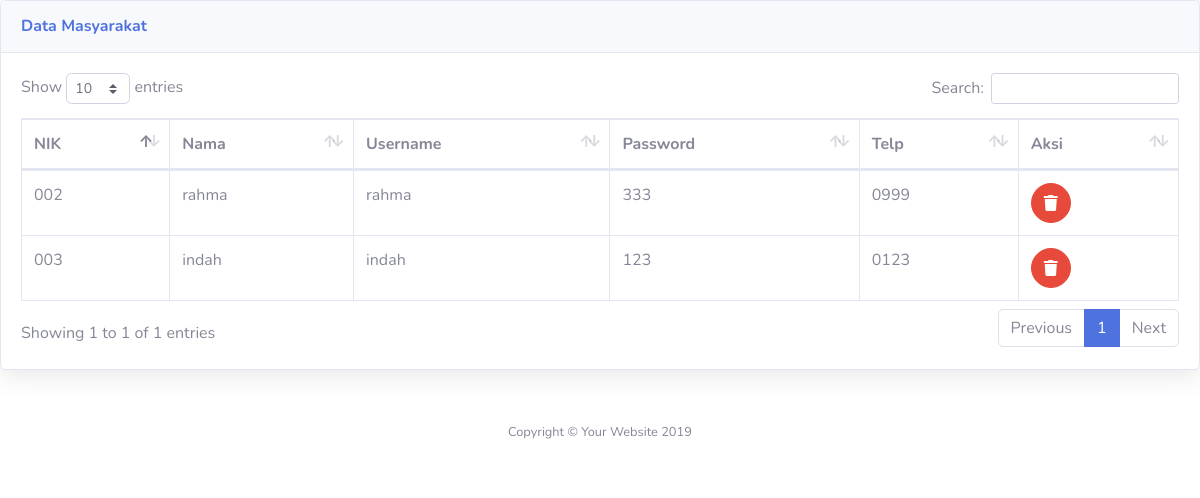
The page /admin/lihat_masyarakat.php on the database its author committed.
### tables this page shows
CREATE TABLE `masyarakat` (
  `nik` varchar(16) NOT NULL,
  `nama` varchar(35) NOT NULL,
  `username` varchar(25) NOT NULL,
  `password` varchar(32) NOT NULL,
  `telp` varchar(13) NOT NULL
);

### admin/lihat_masyarakat.php (the view, shortened to what this page needs)
<!DOCTYPE html>
<html lang="en">
<head>
    <link href="../vendor/fontawesome-free/css/all.min.css" rel="stylesheet" type="text/css">
    <link href="../css/sb-admin-2.min.css" rel="stylesheet">
    <link href="vendor/datatables/dataTables.bootstrap4.min.css" rel="stylesheet">
</head>
<body id="page-top">
    <div class="card shadow mb-4">
        <div class="card-header py-3">
            <h6 class="m-0 font-weight-bold text-primary">Data Masyarakat</h6>
        </div>
        <div class="card-body">
            <div class="table-responsive">
                <table class="table table-bordered" id="dataTable" width="100%" cellspacing="0">
                    <thead>
                        <tr>
                           <th>NIK</th>
                           <th>Nama</th>
                           <th>Username</th>
                           <th>Password</th>
                           <th>Telp</th>
                           <th>Aksi</th>
                        </tr>
                    </thead>
                    <?php
                    require '../koneksi.php';
                    $sql = mysqli_query($conn, "select * from masyarakat");
                    while ($data = mysqli_fetch_array($sql)) {
                        ?>
                        <tbody>
                            <tr>
                                <td><?php echo $data['nik']; ?></td>
                                <td><?php echo $data['nama']; ?></td>
                                <td><?php echo $data['username']; ?></td>
                                <td><?php echo $data['password']; ?></td>
                                <td><?php echo $data['telp']; ?></td>
                                <td>
                                    <a href="delete_masyarakat.php?nik=<?php echo $data['nik']; ?>" class="btn btn-danger btn-circle" onclick="return confirm('Yakin Mau Hapus?')")>
                                     <i class="fa fa-trash"></i>
                                    </a>
                                </td>
                            </tr>
                        </tbody>
                    <?php } ?>
                </table>
            </div>
        </div>
    </div>
    <footer class="sticky-footer bg-white">
        <div class="container my-auto">
            <div class="copyright text-center my-auto">
                <span>Copyright &copy; Your Website 2019</span>
            </div>
        </div>
    </footer>
</body>
</html>

### rows shown on the page
masyarakat: nik "002", nama "rahma", username "rahma", password "333", telp "0999"
masyarakat: nik "003", nama "indah", username "indah", password "123", telp "0123"
